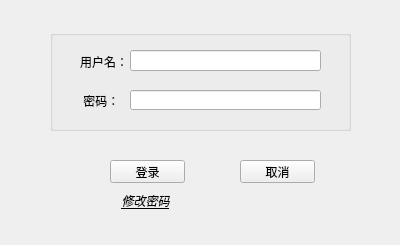
<?xml version="1.0" encoding="UTF-8"?>
<ui version="4.0">
 <class>toLogin</class>
 <widget class="QWidget" name="toLogin">
  <property name="geometry">
   <rect>
    <x>0</x>
    <y>0</y>
    <width>400</width>
    <height>245</height>
   </rect>
  </property>
  <property name="windowTitle">
   <string>toLogin</string>
  </property>
  <widget class="QGroupBox" name="groupBox">
   <property name="geometry">
    <rect>
     <x>50</x>
     <y>30</y>
     <width>301</width>
     <height>101</height>
    </rect>
   </property>
   <property name="title">
    <string/>
   </property>
   <widget class="QLabel" name="label_2">
    <property name="geometry">
     <rect>
      <x>30</x>
      <y>60</y>
      <width>54</width>
      <height>21</height>
     </rect>
    </property>
    <property name="text">
     <string> 密码：</string>
    </property>
   </widget>
   <widget class="QLineEdit" name="password">
    <property name="geometry">
     <rect>
      <x>80</x>
      <y>60</y>
      <width>191</width>
      <height>20</height>
     </rect>
    </property>
    <property name="inputMask">
     <string notr="true"/>
    </property>
    <property name="text">
     <string notr="true"/>
    </property>
    <property name="frame">
     <bool>true</bool>
    </property>
    <property name="echoMode">
     <enum>QLineEdit::Password</enum>
    </property>
    <property name="cursorPosition">
     <number>0</number>
    </property>
   </widget>
   <widget class="QLineEdit" name="userNmae">
    <property name="geometry">
     <rect>
      <x>80</x>
      <y>20</y>
      <width>191</width>
      <height>21</height>
     </rect>
    </property>
   </widget>
   <widget class="QLabel" name="label">
    <property name="geometry">
     <rect>
      <x>30</x>
      <y>22</y>
      <width>54</width>
      <height>20</height>
     </rect>
    </property>
    <property name="text">
     <string>用户名：</string>
    </property>
   </widget>
  </widget>
  <widget class="QPushButton" name="loginButton">
   <property name="geometry">
    <rect>
     <x>110</x>
     <y>160</y>
     <width>75</width>
     <height>23</height>
    </rect>
   </property>
   <property name="text">
    <string>登录</string>
   </property>
  </widget>
  <widget class="QPushButton" name="changeButton">
   <property name="geometry">
    <rect>
     <x>110</x>
     <y>190</y>
     <width>71</width>
     <height>21</height>
    </rect>
   </property>
   <property name="font">
    <font>
     <family>Arial</family>
     <pointsize>9</pointsize>
     <italic>true</italic>
     <underline>true</underline>
    </font>
   </property>
   <property name="focusPolicy">
    <enum>Qt::StrongFocus</enum>
   </property>
   <property name="contextMenuPolicy">
    <enum>Qt::NoContextMenu</enum>
   </property>
   <property name="text">
    <string>修改密码</string>
   </property>
   <property name="iconSize">
    <size>
     <width>16</width>
     <height>16</height>
    </size>
   </property>
   <property name="shortcut">
    <string notr="true"/>
   </property>
   <property name="checkable">
    <bool>false</bool>
   </property>
   <property name="autoRepeat">
    <bool>false</bool>
   </property>
   <property name="autoDefault">
    <bool>false</bool>
   </property>
   <property name="default">
    <bool>false</bool>
   </property>
   <property name="flat">
    <bool>true</bool>
   </property>
  </widget>
  <widget class="QPushButton" name="cancelButton">
   <property name="geometry">
    <rect>
     <x>240</x>
     <y>160</y>
     <width>75</width>
     <height>23</height>
    </rect>
   </property>
   <property name="text">
    <string>取消</string>
   </property>
  </widget>
 </widget>
 <layoutdefault spacing="6" margin="11"/>
 <resources/>
 <connections/>
</ui>
